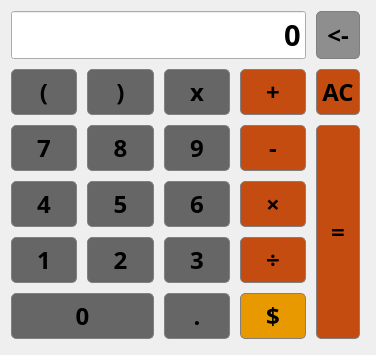
  <widget class="QWidget" name="centralwidget">
   <property name="sizePolicy">
    <sizepolicy hsizetype="Preferred" vsizetype="Preferred">
     <horstretch>0</horstretch>
     <verstretch>0</verstretch>
    </sizepolicy>
   </property>
   <property name="font">
    <font>
     <strikeout>false</strikeout>
    </font>
   </property>
   <property name="styleSheet">
    <string notr="true"/>
   </property>
   <layout class="QGridLayout" name="gridLayout_2">
    <item row="0" column="0">
     <layout class="QGridLayout" name="gridLayout_3">
      <property name="topMargin">
       <number>0</number>
      </property>
      <property name="rightMargin">
       <number>5</number>
      </property>
      <property name="verticalSpacing">
       <number>-1</number>
      </property>
      <item row="2" column="5">
       <layout class="QGridLayout" name="NUM">
        <property name="leftMargin">
         <number>0</number>
        </property>
        <property name="topMargin">
         <number>0</number>
        </property>
        <property name="rightMargin">
         <number>0</number>
        </property>
        <property name="bottomMargin">
         <number>5</number>
        </property>
        <property name="spacing">
         <number>10</number>
        </property>
        <item row="4" column="0">
         <widget class="QPushButton" name="Button_1">
          <property name="sizePolicy">
           <sizepolicy hsizetype="Minimum" vsizetype="Preferred">
            <horstretch>0</horstretch>
            <verstretch>0</verstretch>
           </sizepolicy>
          </property>
          <property name="font">
           <font>
            <family>DIN Alternate</family>
            <pointsize>18</pointsize>
            <italic>false</italic>
            <bold>true</bold>
            <strikeout>false</strikeout>
           </font>
          </property>
          <property name="styleSheet">
           <string notr="true">QPushButton {
	background-color: #666666;
	border: 1px solid gray;
	padding: 5px;
	border-radius: 5px;

}

QPushButton:pressed {
	background-color: #333333;
	border: 1px solid gray;
	padding: 5px;
	border-radius: 5px;

}</string>
          </property>
          <property name="text">
           <string>1</string>
          </property>
          <property name="shortcut">
           <string>1</string>
          </property>
         </widget>
        </item>
        <item row="2" column="4" rowspan="4">
         <widget class="QPushButton" name="btn_res">
          <property name="sizePolicy">
           <sizepolicy hsizetype="Preferred" vsizetype="Preferred">
            <horstretch>0</horstretch>
            <verstretch>0</verstretch>
           </sizepolicy>
          </property>
          <property name="font">
           <font>
            <family>DIN Alternate</family>
            <pointsize>18</pointsize>
            <italic>false</italic>
            <bold>true</bold>
            <strikeout>false</strikeout>
           </font>
          </property>
          <property name="styleSheet">
           <string notr="true">QPushButton {
	background-color: #C44C10;
	border: 1px solid gray;
	padding: 5px;
	border-radius: 5px;

}

QPushButton:pressed {
	background-color: rgb(113, 48, 29);
	border: 1px solid gray;
	padding: 5px;
	border-radius: 5px;

}</string>
          </property>
          <property name="text">
           <string>=</string>
          </property>
          <property name="shortcut">
           <string>Enter</string>
          </property>
         </widget>
        </item>
        <item row="1" column="4">
         <widget class="QPushButton" name="btn_ac">
          <property name="sizePolicy">
           <sizepolicy hsizetype="Preferred" vsizetype="Preferred">
            <horstretch>0</horstretch>
            <verstretch>0</verstretch>
           </sizepolicy>
          </property>
          <property name="font">
           <font>
            <family>DIN Alternate</family>
            <pointsize>18</pointsize>
            <bold>true</bold>
            <strikeout>false</strikeout>
           </font>
          </property>
          <property name="styleSheet">
           <string notr="true">QPushButton {
	background-color: #C44C10;
	border: 1px solid gray;
	padding: 5px;
	border-radius: 5px;

}

QPushButton:pressed {
	background-color: rgb(113, 48, 29);
	border: 1px solid gray;
	padding: 5px;
	border-radius: 5px;

}</string>
          </property>
          <property name="text">
           <string>AC</string>
          </property>
          <property name="shortcut">
           <string>Shift+Del</string>
          </property>
         </widget>
        </item>
        <item row="2" column="2">
         <widget class="QPushButton" name="Button_9">
          <property name="sizePolicy">
           <sizepolicy hsizetype="Minimum" vsizetype="Preferred">
            <horstretch>0</horstretch>
            <verstretch>0</verstretch>
           </sizepolicy>
          </property>
          <property name="font">
           <font>
            <family>DIN Alternate</family>
            <pointsize>18</pointsize>
            <italic>false</italic>
            <bold>true</bold>
            <strikeout>false</strikeout>
           </font>
          </property>
          <property name="styleSheet">
           <string notr="true">QPushButton {
	background-color: #666666;
	border: 1px solid gray;
	padding: 5px;
	border-radius: 5px;

}

QPushButton:pressed {
	background-color: #333333;
	border: 1px solid gray;
	padding: 5px;
	border-radius: 5px;

}</string>
          </property>
          <property name="text">
           <string>9</string>
          </property>
          <property name="shortcut">
           <string>9</string>
          </property>
         </widget>
        </item>
        <item row="3" column="3">
         <widget class="QPushButton" name="btn_mul">
          <property name="sizePolicy">
           <sizepolicy hsizetype="Preferred" vsizetype="Preferred">
            <horstretch>0</horstretch>
            <verstretch>0</verstretch>
           </sizepolicy>
          </property>
          <property name="font">
           <font>
            <family>DIN Alternate</family>
            <pointsize>18</pointsize>
            <italic>false</italic>
            <bold>true</bold>
            <strikeout>false</strikeout>
           </font>
          </property>
          <property name="styleSheet">
           <string notr="true">QPushButton {
	background-color: #C44C10;
	border: 1px solid gray;
	padding: 5px;
	border-radius: 5px;

}

QPushButton:pressed {
	background-color: rgb(113, 48, 29);
	border: 1px solid gray;
	padding: 5px;
	border-radius: 5px;

}</string>
          </property>
          <property name="text">
           <string>×</string>
          </property>
          <property name="shortcut">
           <string>*</string>
          </property>
         </widget>
        </item>
        <item row="2" column="1">
         <widget class="QPushButton" name="Button_8">
          <property name="sizePolicy">
           <sizepolicy hsizetype="Minimum" vsizetype="Preferred">
            <horstretch>0</horstretch>
            <verstretch>0</verstretch>
           </sizepolicy>
          </property>
          <property name="font">
           <font>
            <family>DIN Alternate</family>
            <pointsize>18</pointsize>
            <italic>false</italic>
            <bold>true</bold>
            <strikeout>false</strikeout>
           </font>
          </property>
          <property name="styleSheet">
           <string notr="true">QPushButton {
	background-color: #666666;
	border: 1px solid gray;
	padding: 5px;
	border-radius: 5px;

}

QPushButton:pressed {
	background-color: #333333;
	border: 1px solid gray;
	padding: 5px;
	border-radius: 5px;

}</string>
          </property>
          <property name="text">
           <string>8</string>
          </property>
          <property name="shortcut">
           <string>8</string>
          </property>
         </widget>
        </item>
        <item row="1" column="2">
         <widget class="QPushButton" name="btn_x">
          <property name="sizePolicy">
           <sizepolicy hsizetype="Minimum" vsizetype="Preferred">
            <horstretch>0</horstretch>
            <verstretch>0</verstretch>
           </sizepolicy>
          </property>
          <property name="font">
           <font>
            <family>DIN Alternate</family>
            <pointsize>18</pointsize>
            <italic>false</italic>
            <bold>true</bold>
            <strikeout>false</strikeout>
           </font>
          </property>
          <property name="styleSheet">
           <string notr="true">QPushButton {
	background-color: #666666;
	border: 1px solid gray;
	padding: 5px;
	border-radius: 5px;

}

QPushButton:pressed {
	background-color: #333333;
	border: 1px solid gray;
	padding: 5px;
	border-radius: 5px;

}</string>
          </property>
          <property name="text">
           <string>x</string>
          </property>
          <property name="shortcut">
           <string>X, Shift+X</string>
          </property>
         </widget>
        </item>
        <item row="5" column="0" colspan="2">
         <widget class="QPushButton" name="Button_0">
          <property name="sizePolicy">
           <sizepolicy hsizetype="Minimum" vsizetype="Preferred">
            <horstretch>0</horstretch>
            <verstretch>0</verstretch>
           </sizepolicy>
          </property>
          <property name="palette">
           <palette>
            <active>
             <colorrole role="Button">
              <brush brushstyle="SolidPattern">
               <color alpha="255">
                <red>102</red>
                <green>102</green>
                <blue>102</blue>
               </color>
              </brush>
             </colorrole>
             <colorrole role="Base">
              <brush brushstyle="SolidPattern">
               <color alpha="255">
                <red>102</red>
                <green>102</green>
                <blue>102</blue>
               </color>
              </brush>
             </colorrole>
             <colorrole role="Window">
              <brush brushstyle="SolidPattern">
               <color alpha="255">
                <red>102</red>
                <green>102</green>
                <blue>102</blue>
               </color>
              </brush>
             </colorrole>
            </active>
            <inactive>
             <colorrole role="Button">
              <brush brushstyle="SolidPattern">
               <color alpha="255">
                <red>102</red>
                <green>102</green>
                <blue>102</blue>
               </color>
              </brush>
             </colorrole>
             <colorrole role="Base">
              <brush brushstyle="SolidPattern">
               <color alpha="255">
                <red>102</red>
                <green>102</green>
                <blue>102</blue>
               </color>
              </brush>
             </colorrole>
             <colorrole role="Window">
              <brush brushstyle="SolidPattern">
               <color alpha="255">
                <red>102</red>
                <green>102</green>
                <blue>102</blue>
               </color>
              </brush>
             </colorrole>
            </inactive>
            <disabled>
             <colorrole role="Button">
              <brush brushstyle="SolidPattern">
               <color alpha="255">
                <red>102</red>
                <green>102</green>
                <blue>102</blue>
               </color>
              </brush>
             </colorrole>
             <colorrole role="Base">
              <brush brushstyle="SolidPattern">
               <color alpha="255">
                <red>102</red>
                <green>102</green>
                <blue>102</blue>
               </color>
              </brush>
             </colorrole>
             <colorrole role="Window">
              <brush brushstyle="SolidPattern">
               <color alpha="255">
                <red>102</red>
                <green>102</green>
                <blue>102</blue>
               </color>
              </brush>
             </colorrole>
            </disabled>
           </palette>
          </property>
          <property name="font">
           <font>
            <family>DIN Alternate</family>
            <pointsize>18</pointsize>
            <italic>false</italic>
            <bold>true</bold>
            <strikeout>false</strikeout>
           </font>
          </property>
          <property name="styleSheet">
           <string notr="true">QPushButton {
	background-color: #666666;
	border: 1px solid gray;
	padding: 5px;
	border-radius: 5px;

}

QPushButton:pressed {
	background-color: #333333;
	border: 1px solid gray;
	padding: 5px;
	border-radius: 5px;

}</string>
          </property>
          <property name="text">
           <string>0</string>
          </property>
          <property name="shortcut">
           <string>0</string>
          </property>
         </widget>
        </item>
        <item row="4" column="3">
         <widget class="QPushButton" name="btn_div">
          <property name="sizePolicy">
           <sizepolicy hsizetype="Preferred" vsizetype="Preferred">
            <horstretch>0</horstretch>
            <verstretch>0</verstretch>
           </sizepolicy>
          </property>
          <property name="font">
           <font>
            <family>DIN Alternate</family>
            <pointsize>18</pointsize>
            <italic>false</italic>
            <bold>true</bold>
            <strikeout>false</strikeout>
           </font>
          </property>
          <property name="mouseTracking">
           <bool>false</bool>
          </property>
          <property name="styleSheet">
           <string notr="true">QPushButton {
	background-color: #C44C10;
	border: 1px solid gray;
	padding: 5px;
	border-radius: 5px;

}

QPushButton:pressed {
	background-color: rgb(113, 48, 29);
	border: 1px solid gray;
	padding: 5px;
	border-radius: 5px;

}</string>
          </property>
          <property name="text">
           <string>÷</string>
          </property>
          <property name="shortcut">
           <string>/</string>
          </property>
         </widget>
        </item>
        <item row="2" column="0">
         <widget class="QPushButton" name="Button_7">
          <property name="sizePolicy">
           <sizepolicy hsizetype="Minimum" vsizetype="Preferred">
            <horstretch>0</horstretch>
            <verstretch>0</verstretch>
           </sizepolicy>
          </property>
          <property name="font">
           <font>
            <family>DIN Alternate</family>
            <pointsize>18</pointsize>
            <italic>false</italic>
            <bold>true</bold>
            <strikeout>false</strikeout>
           </font>
          </property>
          <property name="styleSheet">
           <string notr="true">QPushButton {
	background-color: #666666;
	border: 1px solid gray;
	padding: 5px;
	border-radius: 5px;

}

QPushButton:pressed {
	background-color: #333333;
	border: 1px solid gray;
	padding: 5px;
	border-radius: 5px;

}</string>
          </property>
          <property name="text">
           <string>7</string>
          </property>
          <property name="shortcut">
           <string>7</string>
          </property>
         </widget>
        </item>
        <item row="4" column="2">
         <widget class="QPushButton" name="Button_3">
          <property name="sizePolicy">
           <sizepolicy hsizetype="Minimum" vsizetype="Preferred">
            <horstretch>0</horstretch>
            <verstretch>0</verstretch>
           </sizepolicy>
          </property>
          <property name="font">
           <font>
            <family>DIN Alternate</family>
            <pointsize>18</pointsize>
            <italic>false</italic>
            <bold>true</bold>
            <strikeout>false</strikeout>
           </font>
          </property>
          <property name="styleSheet">
           <string notr="true">QPushButton {
	background-color: #666666;
	border: 1px solid gray;
	padding: 5px;
	border-radius: 5px;

}

QPushButton:pressed {
	background-color: #333333;
	border: 1px solid gray;
	padding: 5px;
	border-radius: 5px;

}</string>
          </property>
          <property name="text">
           <string>3</string>
          </property>
          <property name="shortcut">
           <string>3</string>
          </property>
         </widget>
        </item>
        <item row="1" column="1">
         <widget class="QPushButton" name="btn_rb">
          <property name="sizePolicy">
           <sizepolicy hsizetype="Minimum" vsizetype="Preferred">
            <horstretch>0</horstretch>
            <verstretch>0</verstretch>
           </sizepolicy>
          </property>
          <property name="font">
           <font>
            <family>DIN Alternate</family>
            <pointsize>18</pointsize>
            <italic>false</italic>
            <bold>true</bold>
            <strikeout>false</strikeout>
           </font>
          </property>
          <property name="styleSheet">
           <string notr="true">QPushButton {
	background-color: #666666;
	border: 1px solid gray;
	padding: 5px;
	border-radius: 5px;

}

QPushButton:pressed {
	background-color: #333333;
	border: 1px solid gray;
	padding: 5px;
	border-radius: 5px;

}</string>
          </property>
          <property name="text">
           <string>)</string>
          </property>
          <property name="shortcut">
           <string>)</string>
          </property>
         </widget>
        </item>
        <item row="3" column="1">
         <widget class="QPushButton" name="Button_5">
          <property name="sizePolicy">
           <sizepolicy hsizetype="Minimum" vsizetype="Preferred">
            <horstretch>0</horstretch>
            <verstretch>0</verstretch>
           </sizepolicy>
          </property>
          <property name="font">
           <font>
            <family>DIN Alternate</family>
            <pointsize>18</pointsize>
            <italic>false</italic>
            <bold>true</bold>
            <strikeout>false</strikeout>
           </font>
          </property>
          <property name="styleSheet">
           <string notr="true">QPushButton {
	background-color: #666666;
	border: 1px solid gray;
	padding: 5px;
	border-radius: 5px;

}

QPushButton:pressed {
	background-color: #333333;
	border: 1px solid gray;
	padding: 5px;
	border-radius: 5px;

}</string>
          </property>
          <property name="text">
           <string>5</string>
          </property>
          <property name="shortcut">
           <string>5</string>
          </property>
         </widget>
        </item>
        <item row="1" column="0">
         <widget class="QPushButton" name="btn_lb">
          <property name="sizePolicy">
           <sizepolicy hsizetype="Minimum" vsizetype="Preferred">
            <horstretch>0</horstretch>
            <verstretch>0</verstretch>
           </sizepolicy>
          </property>
          <property name="font">
           <font>
            <family>DIN Alternate</family>
            <pointsize>18</pointsize>
            <italic>false</italic>
            <bold>true</bold>
            <strikeout>false</strikeout>
           </font>
          </property>
          <property name="styleSheet">
           <string notr="true">QPushButton {
	background-color: #666666;
	border: 1px solid gray;
	padding: 5px;
	border-radius: 5px;

}

QPushButton:pressed {
	background-color: #333333;
	border: 1px solid gray;
	padding: 5px;
	border-radius: 5px;

}</string>
          </property>
          <property name="text">
           <string>(</string>
          </property>
          <property name="shortcut">
           <string>(</string>
          </property>
         </widget>
        </item>
        <item row="3" column="0">
         <widget class="QPushButton" name="Button_4">
          <property name="sizePolicy">
           <sizepolicy hsizetype="Minimum" vsizetype="Preferred">
            <horstretch>0</horstretch>
            <verstretch>0</verstretch>
           </sizepolicy>
          </property>
          <property name="font">
           <font>
            <family>DIN Alternate</family>
            <pointsize>18</pointsize>
            <italic>false</italic>
            <bold>true</bold>
            <strikeout>false</strikeout>
           </font>
          </property>
          <property name="styleSheet">
           <string notr="true">QPushButton {
	background-color: #666666;
	border: 1px solid gray;
	padding: 5px;
	border-radius: 5px;

}

QPushButton:pressed {
	background-color: #333333;
	border: 1px solid gray;
	padding: 5px;
	border-radius: 5px;

}</string>
          </property>
          <property name="text">
           <string>4</string>
          </property>
          <property name="shortcut">
           <string>4</string>
          </property>
         </widget>
        </item>
        <item row="0" column="4">
         <widget class="QPushButton" name="btn_clear">
          <property name="sizePolicy">
           <sizepolicy hsizetype="Preferred" vsizetype="Minimum">
            <horstretch>0</horstretch>
            <verstretch>0</verstretch>
           </sizepolicy>
          </property>
          <property name="font">
           <font>
            <family>DIN Alternate</family>
            <pointsize>18</pointsize>
            <bold>true</bold>
            <strikeout>false</strikeout>
           </font>
          </property>
          <property name="styleSheet">
           <string notr="true">QPushButton {
	background-color: rgba(45, 45, 45, 128);
	border: 1px solid gray;
	padding: 5px;
	border-radius: 5px;

}

QPushButton:pressed {
	background-color: #333333;
	border: 1px solid gray;
	padding: 5px;
	border-radius: 5px;

}</string>
          </property>
          <property name="text">
           <string>&lt;-</string>
          </property>
          <property name="shortcut">
           <string>Del</string>
          </property>
          <property name="checkable">
           <bool>false</bool>
          </property>
          <property name="checked">
           <bool>false</bool>
          </property>
         </widget>
        </item>
        <item row="2" column="3">
         <widget class="QPushButton" name="btn_min">
          <property name="sizePolicy">
           <sizepolicy hsizetype="Preferred" vsizetype="Preferred">
            <horstretch>0</horstretch>
            <verstretch>0</verstretch>
           </sizepolicy>
          </property>
          <property name="font">
           <font>
            <family>DIN Alternate</family>
            <pointsize>18</pointsize>
            <italic>false</italic>
            <bold>true</bold>
            <strikeout>false</strikeout>
           </font>
          </property>
          <property name="styleSheet">
           <string notr="true">QPushButton {
	background-color: #C44C10;
	border: 1px solid gray;
	padding: 5px;
	border-radius: 5px;

}

QPushButton:pressed {
	background-color: rgb(113, 48, 29);
	border: 1px solid gray;
	padding: 5px;
	border-radius: 5px;

}</string>
          </property>
          <property name="text">
           <string>-</string>
          </property>
          <property name="shortcut">
           <string>-</string>
          </property>
         </widget>
        </item>
        <item row="1" column="3">
         <widget class="QPushButton" name="btn_plus">
          <property name="sizePolicy">
           <sizepolicy hsizetype="Preferred" vsizetype="Preferred">
            <horstretch>0</horstretch>
            <verstretch>0</verstretch>
           </sizepolicy>
          </property>
          <property name="font">
           <font>
            <family>DIN Alternate</family>
            <pointsize>18</pointsize>
            <italic>false</italic>
            <bold>true</bold>
            <strikeout>false</strikeout>
           </font>
          </property>
          <property name="styleSheet">
           <string notr="true">QPushButton {
	background-color: #C44C10;
	border: 1px solid gray;
	padding: 5px;
	border-radius: 5px;

}

QPushButton:pressed {
	background-color: rgb(113, 48, 29);
	border: 1px solid gray;
	padding: 5px;
	border-radius: 5px;

}</string>
          </property>
          <property name="text">
           <string>+</string>
          </property>
          <property name="shortcut">
           <string>+</string>
          </property>
         </widget>
        </item>
        <item row="3" column="2">
         <widget class="QPushButton" name="Button_6">
          <property name="sizePolicy">
           <sizepolicy hsizetype="Minimum" vsizetype="Preferred">
            <horstretch>0</horstretch>
            <verstretch>0</verstretch>
           </sizepolicy>
          </property>
          <property name="font">
           <font>
            <family>DIN Alternate</family>
            <pointsize>18</pointsize>
            <italic>false</italic>
            <bold>true</bold>
            <strikeout>false</strikeout>
           </font>
          </property>
          <property name="styleSheet">
           <string notr="true">QPushButton {
	background-color: #666666;
	border: 1px solid gray;
	padding: 5px;
	border-radius: 5px;

}

QPushButton:pressed {
	background-color: #333333;
	border: 1px solid gray;
	padding: 5px;
	border-radius: 5px;

}</string>
          </property>
          <property name="text">
           <string>6</string>
          </property>
          <property name="shortcut">
           <string>6</string>
          </property>
         </widget>
        </item>
        <item row="4" column="1">
         <widget class="QPushButton" name="Button_2">
          <property name="sizePolicy">
           <sizepolicy hsizetype="Minimum" vsizetype="Preferred">
            <horstretch>0</horstretch>
            <verstretch>0</verstretch>
           </sizepolicy>
          </property>
          <property name="font">
           <font>
            <family>DIN Alternate</family>
            <pointsize>18</pointsize>
            <italic>false</italic>
            <bold>true</bold>
            <strikeout>false</strikeout>
           </font>
          </property>
          <property name="styleSheet">
           <string notr="true">QPushButton {
	background-color: #666666;
	border: 1px solid gray;
	padding: 5px;
	border-radius: 5px;

}

QPushButton:pressed {
	background-color: #333333;
	border: 1px solid gray;
	padding: 5px;
	border-radius: 5px;

}</string>
          </property>
          <property name="text">
           <string>2</string>
          </property>
          <property name="shortcut">
           <string>2</string>
          </property>
         </widget>
        </item>
        <item row="5" column="2">
         <widget class="QPushButton" name="btn_dot">
          <property name="sizePolicy">
           <sizepolicy hsizetype="Minimum" vsizetype="Preferred">
            <horstretch>0</horstretch>
            <verstretch>0</verstretch>
           </sizepolicy>
          </property>
          <property name="font">
           <font>
            <family>DIN Alternate</family>
            <pointsize>18</pointsize>
            <italic>false</italic>
            <bold>true</bold>
            <strikeout>false</strikeout>
           </font>
          </property>
          <property name="styleSheet">
           <string notr="true">QPushButton {
	background-color: #666666;
	border: 1px solid gray;
	padding: 5px;
	border-radius: 5px;

}

QPushButton:pressed {
	background-color: #333333;
	border: 1px solid gray;
	padding: 5px;
	border-radius: 5px;

}</string>
          </property>
          <property name="text">
           <string>.</string>
          </property>
          <property name="shortcut">
           <string>.</string>
          </property>
         </widget>
        </item>
        <item row="5" column="3">
         <widget class="QPushButton" name="btn_credit">
          <property name="sizePolicy">
           <sizepolicy hsizetype="Preferred" vsizetype="Preferred">
            <horstretch>0</horstretch>
            <verstretch>0</verstretch>
           </sizepolicy>
          </property>
          <property name="font">
           <font>
            <family>DIN Alternate</family>
            <pointsize>18</pointsize>
            <italic>false</italic>
            <bold>true</bold>
            <strikeout>false</strikeout>
           </font>
          </property>
          <property name="mouseTracking">
           <bool>false</bool>
          </property>
          <property name="focusPolicy">
           <enum>Qt::ClickFocus</enum>
          </property>
          <property name="styleSheet">
           <string notr="true">QPushButton {
	background-color: rgb(233, 153, 0);
	border: 1px solid gray;
	padding: 5px;
	border-radius: 5px;

}

QPushButton:pressed {
	background-color: rgb(113, 48, 29);
	border: 1px solid gray;
	padding: 5px;
	border-radius: 5px;

}</string>
          </property>
          <property name="text">
           <string>$</string>
          </property>
         </widget>
        </item>
        <item row="0" column="0" colspan="4">
         <widget class="QLineEdit" name="result">
          <property name="sizePolicy">
           <sizepolicy hsizetype="Preferred" vsizetype="Preferred">
            <horstretch>0</horstretch>
            <verstretch>0</verstretch>
           </sizepolicy>
          </property>
          <property name="minimumSize">
           <size>
            <width>0</width>
            <height>40</height>
           </size>
          </property>
          <property name="maximumSize">
           <size>
            <width>16777215</width>
            <height>80</height>
           </size>
          </property>
          <property name="font">
           <font>
            <family>DIN Alternate</family>
            <pointsize>22</pointsize>
            <bold>true</bold>
            <strikeout>false</strikeout>
           </font>
          </property>
          <property name="text">
           <string>0</string>
          </property>
          <property name="maxLength">
           <number>255</number>
          </property>
          <property name="cursorPosition">
           <number>1</number>
          </property>
          <property name="alignment">
           <set>Qt::AlignRight|Qt::AlignTrailing|Qt::AlignVCenter</set>
          </property>
          <property name="dragEnabled">
           <bool>true</bool>
          </property>
         </widget>
        </item>
       </layout>
      </item>
     </layout>
    </item>
   </layout>
  </widget>
